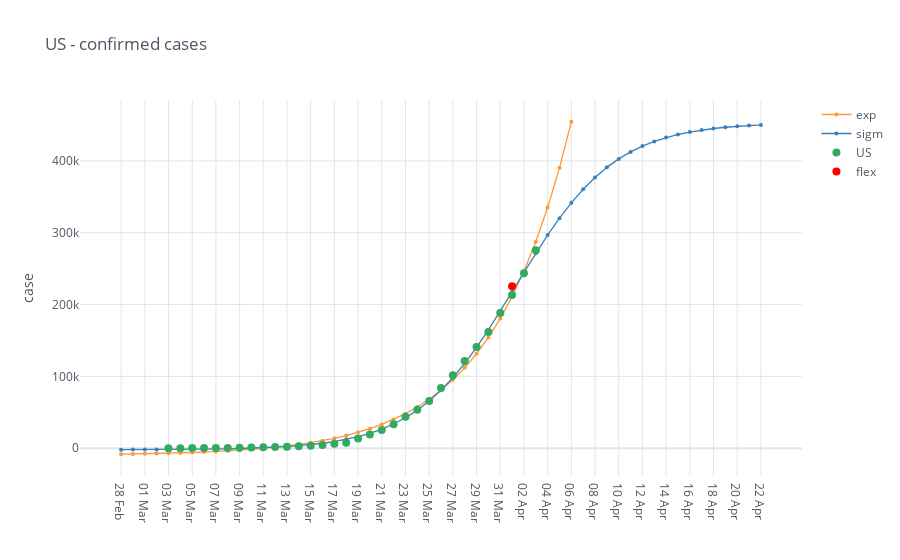

Notebook code for this chart:
### Code cell
confirmed_cases = io.world_load_cases(io.get_filename_confirmed_cases(), [country])
condition = confirmed_cases[country] >= 100
confirmed_cases = confirmed_cases[condition]
# confirmed_cases
fig_analysis = mp.iplot_analysis_plot(confirmed_cases, title=country + ' - confirmed cases', log_fitting=False)
fig_analysis.show()

### Figure 1 — Plotly figure (JSON) as saved in the notebook; plotly's stock layout.template omitted (floating-point values rounded to 4 significant figures)
{"data": [{"line": {"color": "rgba(255, 153, 51, 1.0)", "dash": "solid", "shape": "linear", "width": 1.3}, "marker": {"size": 4, "symbol": "circle"}, "mode": "lines+markers", "name": "exp", "text": "", "type": "scatter", "x": ["28 Feb", "29 Feb", "01 Mar", "02 Mar", "03 Mar", "04 Mar", "05 Mar", "06 Mar", "07 Mar", "08 Mar", "09 Mar", "10 Mar", "11 Mar", "12 Mar", "13 Mar", "14 Mar", "15 Mar", "16 Mar", "17 Mar", "18 Mar", "19 Mar", "20 Mar", "21 Mar", "22 Mar", "23 Mar", "24 Mar", "25 Mar", "26 Mar", "27 Mar", "28 Mar", "29 Mar", "30 Mar", "31 Mar", "01 Apr", "02 Apr", "03 Apr", "04 Apr", "05 Apr", "06 Apr", "07 Apr", "08 Apr", "09 Apr", "10 Apr", "11 Apr", "12 Apr", "13 Apr", "14 Apr", "15 Apr", "16 Apr", "17 Apr", "18 Apr", "19 Apr", "20 Apr", "21 Apr", "22 Apr"], "y": [-8246.0, -7983.0, -7678.0, -7324.0, -6914.0, -6437.0, -5885.0, -5244.0, -4500.0, -3638.0, -2637.0, -1475.0, -128.4, 1434.0, 3248.0, 5351.0, 7791.0, 10620.0, 13910.0, 17720.0, 22140.0, 27270.0, 33220.0, 40120.0, 48130.0, 57420.0, 68190.0, 80700.0, 95200.0, 112000.0, 131600.0, 154200.0, 180500.0, 211000.0, 246300.0, 287400.0, 335000.0, 390200.0, 454300.0, "", "", "", "", "", "", "", "", "", "", "", "", "", "", "", ""]}, {"line": {"color": "rgba(55, 128, 191, 1.0)", "dash": "solid", "shape": "linear", "width": 1.3}, "marker": {"size": 4, "symbol": "circle"}, "mode": "lines+markers", "name": "sigm", "text": "", "type": "scatter", "x": ["28 Feb", "29 Feb", "01 Mar", "02 Mar", "03 Mar", "04 Mar", "05 Mar", "06 Mar", "07 Mar", "08 Mar", "09 Mar", "10 Mar", "11 Mar", "12 Mar", "13 Mar", "14 Mar", "15 Mar", "16 Mar", "17 Mar", "18 Mar", "19 Mar", "20 Mar", "21 Mar", "22 Mar", "23 Mar", "24 Mar", "25 Mar", "26 Mar", "27 Mar", "28 Mar", "29 Mar", "30 Mar", "31 Mar", "01 Apr", "02 Apr", "03 Apr", "04 Apr", "05 Apr", "06 Apr", "07 Apr", "08 Apr", "09 Apr", "10 Apr", "11 Apr", "12 Apr", "13 Apr", "14 Apr", "15 Apr", "16 Apr", "17 Apr", "18 Apr", "19 Apr", "20 Apr", "21 Apr", "22 Apr"], "y": [-1915.0, -1872.0, -1818.0, -1749.0, -1661.0, -1549.0, -1407.0, -1227.0, -998.8, -709.2, -341.9, 123.6, 713.4, 1460.0, 2405.0, 3600.0, 5107.0, 7007.0, 9398.0, 12400.0, 16150.0, 20820.0, 26610.0, 33740.0, 42470.0, 53030.0, 65700.0, 80670.0, 98090.0, 118000.0, 140300.0, 164600.0, 190600.0, 217500.0, 244700.0, 271300.0, 296700.0, 320200.0, 341500.0, 360400.0, 376800.0, 390900.0, 402600.0, 412400.0, 420500.0, 427000.0, 432300.0, 436600.0, 440000.0, 442800.0, 444900.0, 446700.0, 448000.0, 449100.0, 450000.0]}, {"line": {"color": "rgba(50, 171, 96, 1.0)", "dash": "solid", "shape": "linear", "width": 1.3}, "marker": {"size": 8, "symbol": "circle"}, "mode": "markers", "name": "US", "text": "", "type": "scatter", "x": ["28 Feb", "29 Feb", "01 Mar", "02 Mar", "03 Mar", "04 Mar", "05 Mar", "06 Mar", "07 Mar", "08 Mar", "09 Mar", "10 Mar", "11 Mar", "12 Mar", "13 Mar", "14 Mar", "15 Mar", "16 Mar", "17 Mar", "18 Mar", "19 Mar", "20 Mar", "21 Mar", "22 Mar", "23 Mar", "24 Mar", "25 Mar", "26 Mar", "27 Mar", "28 Mar", "29 Mar", "30 Mar", "31 Mar", "01 Apr", "02 Apr", "03 Apr", "04 Apr", "05 Apr", "06 Apr", "07 Apr", "08 Apr", "09 Apr", "10 Apr", "11 Apr", "12 Apr", "13 Apr", "14 Apr", "15 Apr", "16 Apr", "17 Apr", "18 Apr", "19 Apr", "20 Apr", "21 Apr", "22 Apr"], "y": ["", "", "", "", 118.0, 149.0, 217.0, 262.0, 402.0, 518.0, 583.0, 959.0, 1281.0, 1663.0, 2179.0, 2727.0, 3499.0, 4632.0, 6421.0, 7783.0, 13680.0, 19100.0, 25490.0, 33280.0, 43850.0, 53740.0, 65780.0, 83840.0, 101700.0, 121500.0, 140900.0, 161800.0, 188200.0, 213400.0, 243500.0, 275600.0, "", "", "", "", "", "", "", "", "", "", "", "", "", "", "", "", "", "", ""]}, {"marker": {"color": "rgba(255, 0, 0, 125)", "size": 8}, "mode": "markers", "name": "flex", "type": "scatter", "x": ["01 Apr"], "y": [225600.0]}], "layout": {"legend": {"bgcolor": "#FFFFFF", "font": {"color": "#4D5663"}}, "paper_bgcolor": "#FFFFFF", "plot_bgcolor": "#FFFFFF", "title": {"font": {"color": "#4D5663"}, "text": "US - confirmed cases"}, "xaxis": {"gridcolor": "#E1E5ED", "showgrid": true, "tickfont": {"color": "#4D5663"}, "title": {"font": {"color": "#4D5663"}, "text": ""}, "zerolinecolor": "#E1E5ED"}, "yaxis": {"gridcolor": "#E1E5ED", "showgrid": true, "tickfont": {"color": "#4D5663"}, "title": {"font": {"color": "#4D5663"}, "text": "case"}, "zerolinecolor": "#E1E5ED"}}}
